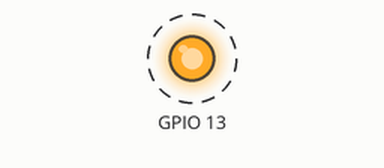
A sketch run on a simulated ESP32. Shown: output pins drawn as LEDs (lit = HIGH). Dashed ring = blinking.

Above: at 0.2 s.
Timing chart, 0 to 3.0 s (numbered marks = the images above):
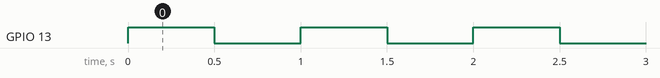

The sketch:

ESPClasses.ino
```cpp
#include "output.h"
IO io(13);

void setup() {
  Serial.begin(9600);
}

void loop() {
  io.onLED();
  delay(500);
  io.offLED();
  delay(500);
}
```

output.cpp
```cpp
#include "output.h"

IO::IO(byte pin){
    this->ledPin = pin;
    pinMode(ledPin, OUTPUT);
    offLED();
}

void IO::onLED(){
    digitalWrite(ledPin, HIGH);
}

void IO::offLED(){
    digitalWrite(ledPin, LOW);
}
```

output.h
```cpp
#ifndef IO_H
#define IO_H
#include <WiFi.h>

class IO{
    public:
        IO(byte pin);
        void onLED();
        void offLED();

    private:
        byte ledPin;
};

#endif        
```

Measured:
- by itself, GPIO 13: alternates HIGH for 0.50 s and LOW for 0.50 s
